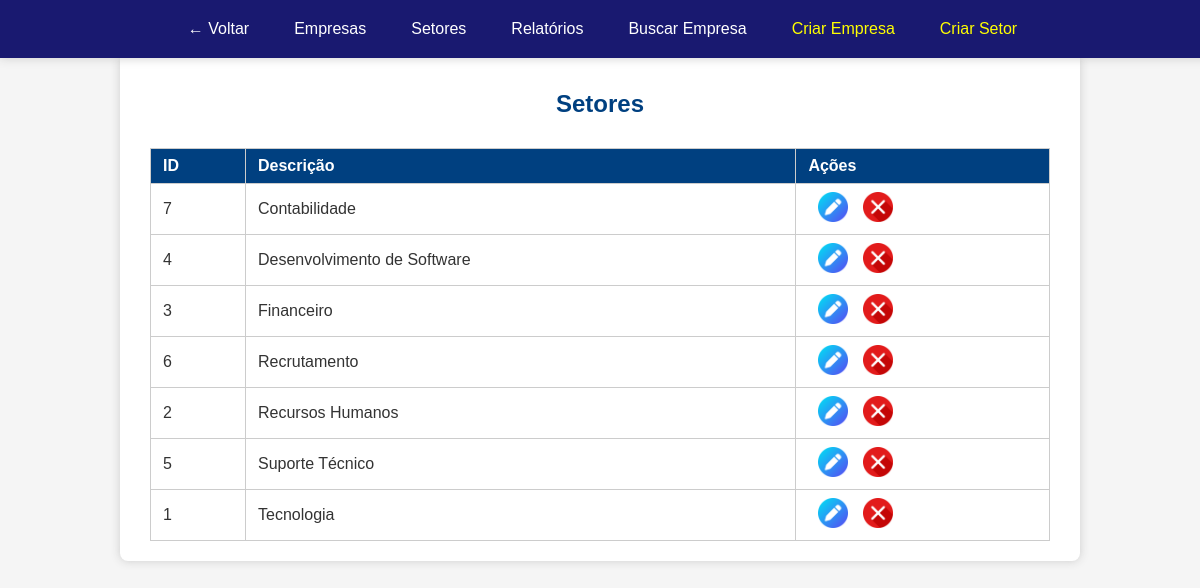
Screenshot of /setor with the database file from the repository.
### tables this page shows
CREATE TABLE `setor` (
  `id` int(10) UNSIGNED NOT NULL,
  `descricao` longtext NOT NULL,
  `setor_pai_id` int(10) UNSIGNED DEFAULT NULL
);

### controllers/SetorController.php (called while the page is built, shortened)
<?php
require_once 'models/SetorModel.php';
class SetorController {
    private $model;
    public function __construct($db) {
        $this->model = new SetorModel($db);
    }
    public function index() {
        $setores = $this->model->getAll();
        require 'views/setor/index.php';
    }
}

### index.php (called while the page is built, shortened)
<?php
$dbClass = new Database();
$db = $dbClass->getConnection();
$request = $_SERVER['REQUEST_URI'];
$request = parse_url($request, PHP_URL_PATH);
$basePath = '/projetoathia';
if (strpos($request, $basePath) === 0) {
    $request = substr($request, strlen($basePath));
}
$request = trim($request, '/');
$parts = explode('/', $request);
$action = $parts[1] ?? 'index';
$params = array_slice($parts, 2);
$controller = new $controllerName($db);
call_user_func_array([$controller, $action], $params);

### models/SetorModel.php (called while the page is built, shortened)
<?php
class SetorModel {
    private $conn;
    public function __construct($db) {
        $this->conn = $db;
    }
    public function getAll() {
        $sql = "SELECT * FROM setor ORDER BY descricao";
        return $this->conn->query($sql)->fetchAll(PDO::FETCH_ASSOC);
    }
}

### views/setor/index.php (the view, shortened to what this page needs)
<!DOCTYPE html>
<html lang="pt-br">
<head>
        <link rel="stylesheet" href="<?= BASE_URL ?>/public/css/style.css" />
</head>
<body>
    <?php include BASE_PATH . 'public/components/menu.php'; ?>
    <section class="container">
        <h1>Setores</h1>
        <table border="1">
            <tr>
                <th>ID</th>
                <th>Descrição</th>
                <th>Ações</th></tr>
            <?php foreach ($setores as $s): ?>
                <tr class="select">
                    <td><?= $s['id'] ?></td>
                    <td><?= $s['descricao'] ?></td>
                    <td>
                        <a href="<?= BASE_URL ?>/setor/edit/<?= $s['id'] ?>"><img class="botControl" src="<?= BASE_URL ?>/public/imagens/botEdit.png" alt="Editar Setor" title="Editar Setor"></a>
                        <a href="<?= BASE_URL ?>/setor/delete/<?= $s['id'] ?>" onclick="return confirm('Excluir setor?')"><img class="botControl" src="<?= BASE_URL ?>/public/imagens/botDel.png" alt="Excluir Setor" title="Excluir Setor"></a>
                    </td>
                </tr>
            <?php endforeach; ?>
        </table>
    </section>
</body>
</html>

### public/components/menu.php
<div id="menu">
    <a href="javascript:history.back()">← Voltar</a>
    <a href="<?= BASE_URL ?>/empresa">Empresas</a>
    <a href="<?= BASE_URL ?>/setor">Setores</a>
    <a href="<?= BASE_URL ?>/relatorio">Relatórios</a>
    <a href="<?= BASE_URL ?>/empresa/search">Buscar Empresa</a>
    <a href="<?= BASE_URL ?>/empresa/create">Criar Empresa</a>
    <a href="<?= BASE_URL ?>/setor/create">Criar Setor</a>
</div>

### public/css/style.css (style rules this page uses)
body { font-family: Arial, sans-serif; margin: 30px; background: #f5f5f5; color: #333; }
.container { max-width: 900px; background: white; padding: 20px 30px; border-radius: 8px; box-shadow: 0 0 10px #ccc; margin:50px auto; }
h1 { text-align: center; margin-bottom: 30px; color: #004080; }
.botControl { width: 30px; height: 30px; margin-left: 10px; }
table { width: 100%; border-collapse: collapse; margin-top: 10px; }
th, td { border: 1px solid #ccc; padding: 8px 12px; text-align: left; }
th { background-color: #004080; color: white; }
#menu { width: 100%; padding: 10px; background-color: #191970; display: flex; justify-content: center; box-shadow: 0 0 10px #ccc; align-items: between; position: fixed; top: 0; left: 0; }
#menu a { color: white; text-decoration: none; margin-right: 15px; padding: 10px 15px; border-radius: 4px; transition: background-color 0.3s ease; }
#menu a:nth-last-child(2) { color: yellow; }
#menu a:nth-last-child(1) { color: yellow; }

### rows the page displays
setor: id "7", descricao "Contabilidade"
setor: id "4", descricao "Desenvolvimento de Software"
setor: id "3", descricao "Financeiro"
setor: id "6", descricao "Recrutamento"
setor: id "2", descricao "Recursos Humanos"
setor: id "5", descricao "Suporte Técnico"
setor: id "1", descricao "Tecnologia"
